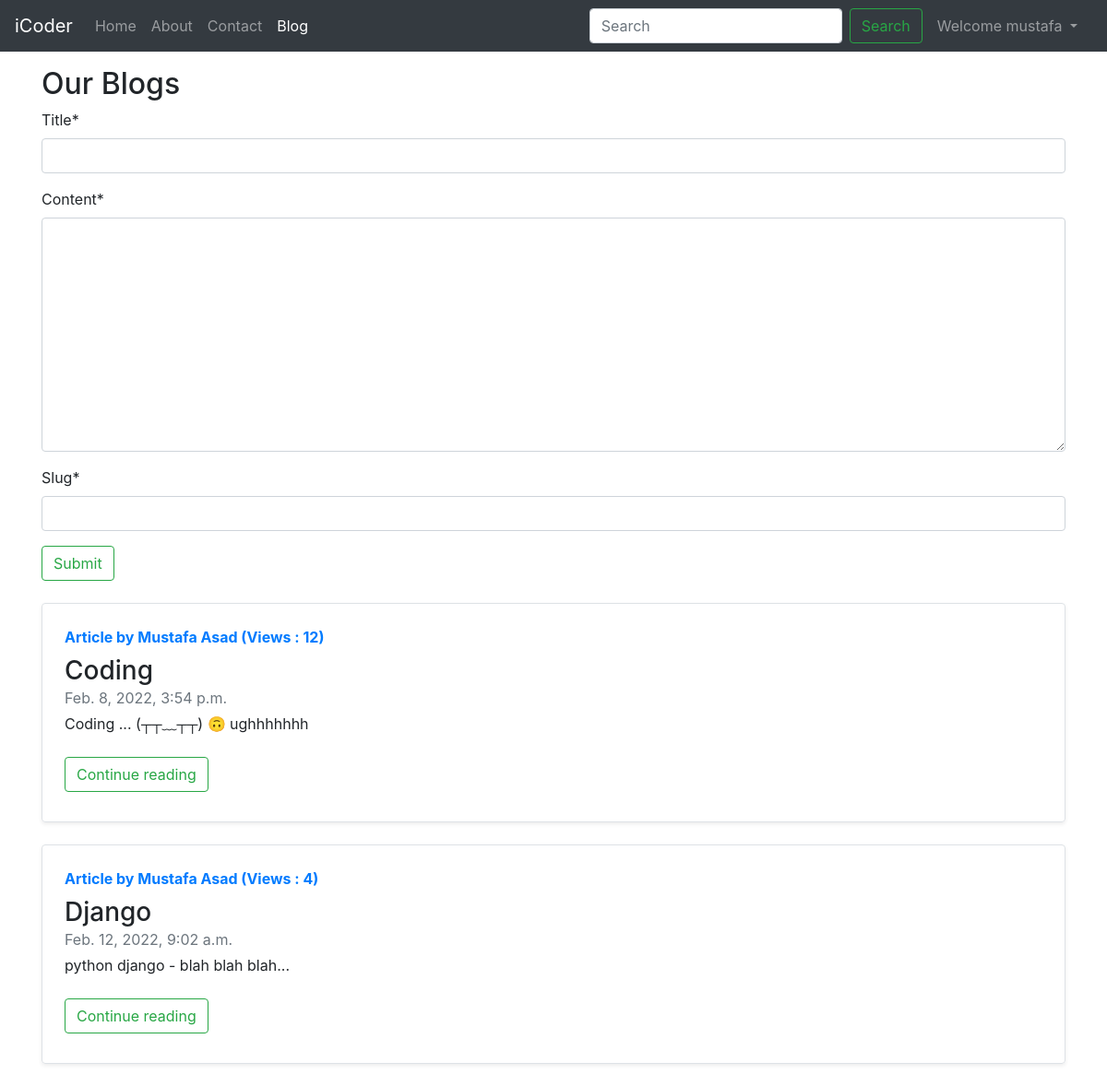
Page /blog/ (signed in) on the committed database.
### blog/models.py (models this page shows, shortened)
class Post(models.Model):
    sno=models.AutoField(primary_key=True)
    title=models.CharField(max_length=100)
    author=models.CharField(max_length=30)
    content=models.TextField()
    timestamp=models.DateTimeField(blank=True)
    slug=models.CharField(max_length=100)
    views=models.IntegerField(default=0)

### blog/views.py (the view)
# urls.py: path('', views.bloghome, name='bloghome'),
def bloghome(request):
    if request.method == 'POST':
        form=PostCreateForm(request.POST)
        if form.is_valid():
            instance=form.save(commit=False)
            instance.author=request.user.username
            instance.timestamp=datetime.now()
            instance.save()
            return redirect('bloghome')
    else:
        form=PostCreateForm()
    allposts=Post.objects.all()
    user=request.user
    context={'allposts':allposts,'form':form,'user':user}
    return render(request,'blog/bloghome.html',context)

### blog/forms.py
class PostCreateForm(forms.ModelForm):
    class Meta:
        model=Post
        fields=['title','content','slug']
    class Media:
        js=('tinyinject.js',)

### templates/blog/bloghome.html (shortened to what this page needs)
{% extends 'base.html' %}
{% block blogactive %}active{% endblock blogactive %}
{% load crispy_forms_tags %}
{% block body %}
<div class="container my-3">
		<h2>Our Blogs</h2>
		{% if user.is_authenticated %}
		<form action="" method="post"> {% csrf_token %}
			{{ form|crispy }}
			<button type="submit" class="btn btn-outline-success my-2 my-sm-0">Submit</button>
		</form>
		{% else %}
		<h4>Login to add a Post</h4>
		{% endif %}
		{% for post in allposts %}
		<div class="row no-gutters border rounded overflow-hidden flex-md-row my-4 shadow-sm h-md-250 position-relative">
				<div class="col p-4 d-flex flex-column position-static">
					<strong class="d-inline-block mb-2 text-primary">Article by {{post.author}} (Views : {{post.views}})</strong>
					<h3 class="mb-0">{{post.title}} </h3>
					<div class="mb-1 text-muted">{{post.timestamp}} </div>
					<p class="card-text mb-auto"><div class="preview">{{post.content|safe|truncatechars:100}}</div> </p>
					<div class="my-2">
						<a href="/blog/{{post.slug}}" role="button" class="btn btn-outline-success my-2 my-sm-0">Continue reading</a>
					</div>
				</div>
		</div>
		{% endfor %}
</div>
{% endblock body %}

### templates/base.html (shortened to what this page needs)
<!doctype html>
<html lang="en">
<head>
	<link rel="stylesheet" href="https://stackpath.bootstrapcdn.com/bootstrap/4.4.1/css/bootstrap.min.css"
>
</head>
<body>
	<nav class="navbar navbar-expand-lg navbar-dark bg-dark">
		<a class="navbar-brand" href="/">iCoder</a>
		<div class="collapse navbar-collapse" id="navbarSupportedContent">
			<ul class="navbar-nav mr-auto">
				<li class="nav-item {% block homeactive %}{% endblock homeactive %}">
					<a class="nav-link" href="/">Home <span class="sr-only">(current)</span></a>
				</li>
				<li class="nav-item {% block aboutactive %}{% endblock aboutactive %}">
					<a class="nav-link" href="/about">About</a>
				</li>
				<li class="nav-item {% block contactactive %}{% endblock contactactive %}">
					<a class="nav-link" href="/contact">Contact</a>
				</li>
				<li class="nav-item {% block blogactive %}{% endblock blogactive %}">
					<a class="nav-link" href="/blog">Blog</a>
				</li>
			</ul>
			<div class="ml-auto form-inline">
			<form method="get" action="/search" class="form-inline my-2 my-lg-0">
				<input class="form-control mr-sm-2" type="search" placeholder="Search" aria-label="Search" name="query"
					id="query">
				<button class="btn btn-outline-success my-2 my-sm-0" type="submit">Search</button>
				{% if user.is_authenticated %}
				<ul class="navbar-nav form-inline mx-2">
					<li class="nav-item dropdown">
						<a class="nav-link dropdown-toggle" href="#" id="navbarDropdown" role="button" data-toggle="dropdown" aria-haspopup="true" aria-expanded="false">
						  Welcome {{request.user}}
						</a>
					  </li>
				</ul>
				{% endif %}
			</form>
		</div>
		</div>
	</nav>
	{% block body %}{% endblock body %}
</body>
</html>

### rows in the picture
Post: author "Mustafa Asad", views "12", title "Coding", timestamp "Feb. 8, 2022, 3:54 p.m."
Post: author "Mustafa Asad", views "4", title "Django", timestamp "Feb. 12, 2022, 9:02 a.m."

### other values in the picture
{{ request.user }} "mustafa"
